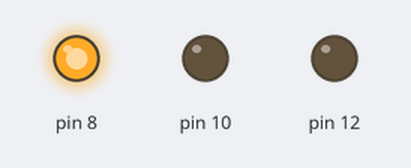
Simulated run of this sketch. Board: Arduino Uno, built with avr-gcc and run on an emulated ATmega328P. Shown: output pins drawn as LEDs (lit = HIGH).

Above: at 0.2 s.
At 3.2 s:
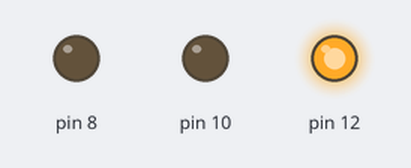
At 5.85 s:
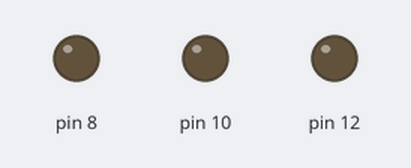
At 8.4 s:
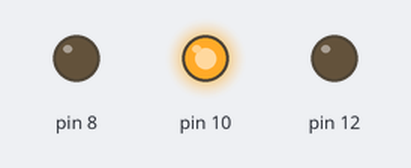
Timing chart, 0 to 8.7 s (numbered marks = the images above):
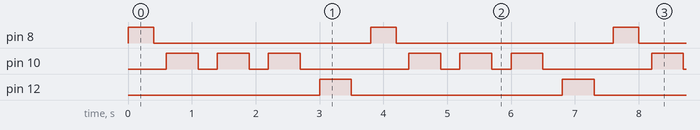

The sketch:

gh3.ino
```cpp
void setup()
{
  pinMode(8, OUTPUT);
  pinMode(10, OUTPUT);
  pinMode(12, OUTPUT);
}
  void loop()
{
  lll(400, 200, 8);
for(int i = 0; i < 3; i++)
{
  lll(500, 300, 10);
}
  lll(500, 300, 12);
}
  void lll(int on, int off, int pin)
{
   digitalWrite(pin, HIGH);
   delay(on);
   digitalWrite(pin, LOW);
   delay(off);
}
```

Measured:
- by itself, pin 8: alternates HIGH for 0.40 s and LOW for 3.4 s
- by itself, pin 10: repeats every 3.8 s: 2 × (LOW 0.30 s, HIGH 0.50 s), LOW 1.7 s, HIGH 0.50 s
- by itself, pin 12: alternates HIGH for 0.50 s and LOW for 3.3 s
